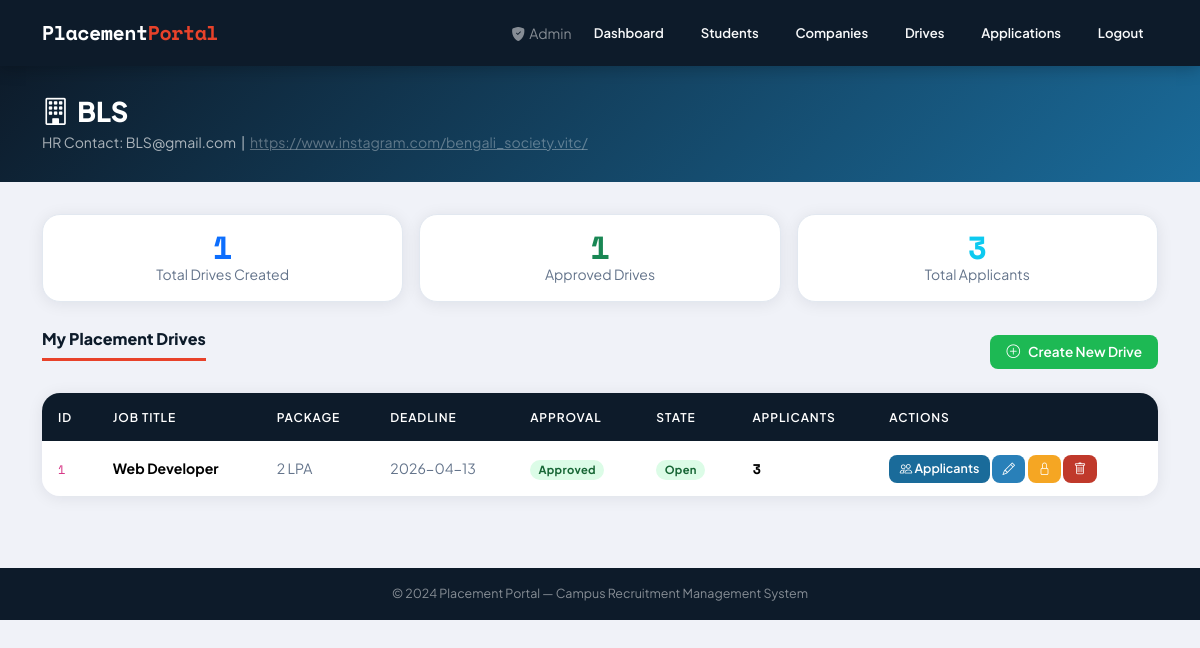
The page /company/dashboard (signed in) on the database its author committed.
### models.py (models this page shows)
class Company(db.Model):
    id = db.Column(db.Integer, primary_key=True)
    name = db.Column(db.String(100), unique=True)
    hr_contact = db.Column(db.String(100))
    website = db.Column(db.String(200))
    description = db.Column(db.String(500), nullable=True)
    password = db.Column(db.String(200))
    approved = db.Column(db.Boolean, default=False)
    blacklisted = db.Column(db.Boolean, default=False)
    created_at = db.Column(db.DateTime, default=datetime.utcnow)

class Drive(db.Model):
    id = db.Column(db.Integer, primary_key=True)
    company_id = db.Column(db.Integer, db.ForeignKey('company.id'))
    job_title = db.Column(db.String(100))
    description = db.Column(db.String(1000))
    eligibility = db.Column(db.String(200))
    deadline = db.Column(db.String(50))
    package = db.Column(db.String(50), nullable=True)
    location = db.Column(db.String(100), nullable=True)
    approved = db.Column(db.Boolean, default=False)
    closed = db.Column(db.Boolean, default=False)
    created_at = db.Column(db.DateTime, default=datetime.utcnow)
    company = db.relationship('Company', backref='drives')

### company.py (the view)
@company_bp.route("/dashboard")
def dashboard():
    if company_required():
        return redirect("/")
    company = Company.query.get(session["company"])
    drives = Drive.query.filter_by(company_id=session["company"]).all()
    drive_counts = {d.id: Application.query.filter_by(drive_id=d.id).count() for d in drives}
    return render_template("company/dashboard.html",
        company=company, drives=drives, drive_counts=drive_counts)

### company.py (called while the page is built)
def company_required():
    return "company" not in session

### templates/company/dashboard.html (shortened to what this page needs)
{% extends "base.html" %}
{% block content %}
<div class="page-header">
  <div class="container">
    <h1><i class="bi bi-building me-2"></i>{{ company.name }}</h1>
    <p>HR Contact: {{ company.hr_contact }} &nbsp;|&nbsp;
       {% if company.website %}<a href="{{ company.website }}" target="_blank" class="text-white-50">{{ company.website }}</a>{% endif %}
    </p>
  </div>
</div>
<div class="container pb-4">
  <div class="row g-3 mb-4">
    <div class="col-md-4">
      <div class="card p-3 text-center">
        <div class="stat-number text-primary" style="font-size:2rem;">{{ drives|length }}</div>
        <div class="text-muted small">Total Drives Created</div>
      </div>
    </div>
    <div class="col-md-4">
      <div class="card p-3 text-center">
        <div class="stat-number text-success" style="font-size:2rem;">{{ drives|selectattr('approved','equalto',True)|list|length }}</div>
        <div class="text-muted small">Approved Drives</div>
      </div>
    </div>
    <div class="col-md-4">
      <div class="card p-3 text-center">
        <div class="stat-number text-info" style="font-size:2rem;">{{ drive_counts.values()|sum }}</div>
        <div class="text-muted small">Total Applicants</div>
      </div>
    </div>
  </div>
  <div class="d-flex justify-content-between align-items-center mb-3">
    <span class="section-title">My Placement Drives</span>
    {% if company.approved %}
    <a href="/company/create_drive" class="btn btn-success">
      <i class="bi bi-plus-circle me-2"></i>Create New Drive
    </a>
    {% endif %}
  </div>
  {% if drives %}
  <div class="table-wrap">
    <div class="table-responsive">
    <table class="table">
      <thead>
        <tr><th>ID</th><th>Job Title</th><th>Package</th><th>Deadline</th><th>Approval</th><th>State</th><th>Applicants</th><th>Actions</th></tr>
      </thead>
      <tbody>
        {% for drive in drives %}
        <tr>
          <td><code class="mono">{{ drive.id }}</code></td>
          <td><strong>{{ drive.job_title }}</strong></td>
          <td class="text-muted small">{{ drive.package or '—' }}</td>
          <td class="text-muted small">{{ drive.deadline }}</td>
          <td>
            {% if drive.approved %}<span class="badge b-approved">Approved</span>
            {% else %}<span class="badge b-pending">Pending</span>{% endif %}
          </td>
          <td>
            {% if drive.closed %}<span class="badge b-closed">Closed</span>
            {% else %}<span class="badge b-approved">Open</span>{% endif %}
          </td>
          <td><strong class="mono">{{ drive_counts.get(drive.id, 0) }}</strong></td>
          <td>
            <a href="/company/applications/{{ drive.id }}" class="btn btn-primary btn-sm">
              <i class="bi bi-people"></i> Applicants
            </a>
            {% if not drive.closed %}
            <a href="/company/edit_drive/{{ drive.id }}" class="btn btn-info btn-sm">
              <i class="bi bi-pencil"></i>
            </a>
            <a href="/company/close_drive/{{ drive.id }}" class="btn btn-warning btn-sm"
               onclick="return confirm('Close this drive? Students will no longer be able to apply.')">
              <i class="bi bi-lock"></i>
            </a>
            {% endif %}
            <a href="/company/delete_drive/{{ drive.id }}" class="btn btn-danger btn-sm"
               onclick="return confirm('Permanently delete this drive and all its applications?')">
              <i class="bi bi-trash"></i>
            </a>
          </td>
        </tr>
        {% endfor %}
      </tbody>
    </table>
    </div>
  </div>
  {% endif %}
</div>
{% endblock %}

### static/css/style.css (style rules this page uses)
:root { --primary: #0d1b2a; --secondary: #1b2838; --accent: #1a6b9a; --highlight: #e8422a; --success: #1db954; --warning: #f5a623; --danger: #c0392b; --info: #2980b9; --light-bg: #f0f2f8; --card-bg: #ffffff; --text-main: #0d1b2a; --text-muted: #64748b; --border: #e2e8f0; --shadow: 0 2px 16px rgba(13,27,42,0.08); --shadow-lg: 0 8px 32px rgba(13,27,42,0.15); --radius: 12px; --radius-lg: 18px; }
*, *::before, *::after { box-sizing: border-box; margin: 0; padding: 0; }
body { font-family: 'Plus Jakarta Sans', sans-serif; background: var(--light-bg); color: var(--text-main); min-height: 100vh; line-height: 1.6; }
.page-header { background: linear-gradient(135deg, var(--primary) 0%, var(--accent) 100%); color: #fff; padding: 1.8rem 0; margin-bottom: 2rem; }
.page-header h1 { font-size: 1.7rem; font-weight: 800; margin-bottom: 0.2rem; }
.page-header p { opacity: 0.65; font-size: 0.88rem; margin: 0; }
.stat-number { font-size: 2.6rem; font-weight: 800; line-height:1; font-family:'Space Mono',monospace; }
.card { border: 1px solid var(--border); border-radius: var(--radius-lg); box-shadow: var(--shadow); background: var(--card-bg); transition: box-shadow 0.2s; }
.table-wrap { border-radius: var(--radius-lg); overflow: hidden; box-shadow: var(--shadow); }
.table { margin-bottom: 0; border-collapse: collapse; }
.table thead th { background: var(--primary); color: #fff; font-weight: 600; font-size: 0.75rem; text-transform: uppercase; letter-spacing: 0.9px; padding: 0.9rem 1rem; border: none; }
.table tbody td { padding: 0.85rem 1rem; border-bottom: 1px solid var(--border); vertical-align:middle; font-size:0.88rem; }
.table tbody tr:last-child td { border-bottom: none; }
.badge { font-size:0.7rem; padding:0.38em 0.75em; border-radius:20px; font-weight:700; letter-spacing:0.3px; }
.b-approved { background:#dcfce7; color:#166534; }
.btn { border-radius:8px; font-weight:600; font-size:0.85rem; padding:0.42rem 1rem; transition:all 0.18s; border:none; }
.btn-primary { background:var(--accent); color:#fff; }
.btn-success { background:var(--success); color:#fff; }
.btn-danger { background:var(--danger); color:#fff; }
.btn-warning { background:var(--warning); color:#fff; }
.btn-info { background:var(--info); color:#fff; }
.btn-sm { padding:0.28rem 0.65rem; font-size:0.78rem; }
.section-title { font-size:1rem; font-weight:800; color:var(--primary); margin-bottom:1rem; padding-bottom:0.4rem; border-bottom:3px solid var(--highlight); display:inline-block; }
.text-muted { color:var(--text-muted) !important; }
.mono { font-family:'Space Mono',monospace; }

### rows shown on the page
Company: name "BLS", hr_contact "BLS@gmail.com", website "https://www.instagram.com/bengali_society.vitc/"
Drive: id "1", job_title "Web Developer", package "2 LPA", deadline "2026-04-13", approved "Approved", closed "Open", get "3"

### other values the page prints
{{ drives|length }} "1"
{{ drives|selectattr('approved','equalto',True)|list|length }} "1"
{{ drive_counts.values()|sum }} "3"
